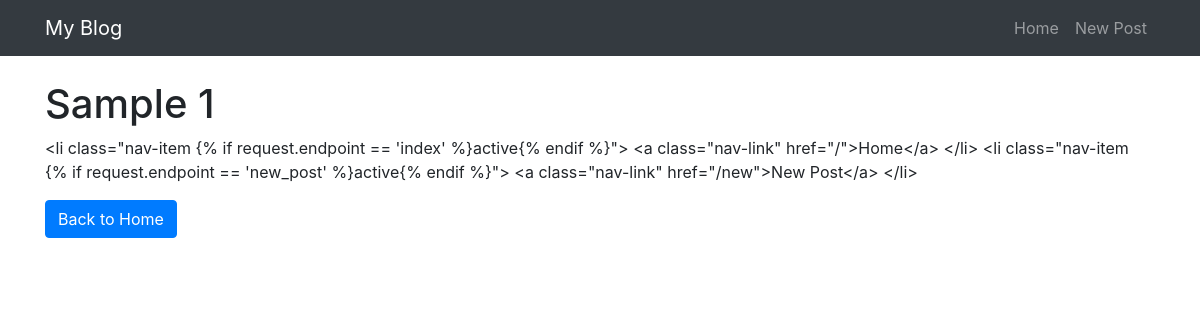
The app's page /post/4 with its own data.
### models.py (models this page shows)
class Post(db.Model):
    id = db.Column(db.Integer, primary_key=True)
    title = db.Column(db.String(100), nullable=False)
    content = db.Column(db.Text, nullable=False)
    date_created = db.Column(db.DateTime, default=db.func.current_timestamp())

### app.py (the view)
@app.route('/post/<int:post_id>')
def post(post_id):
    post = Post.query.get(post_id)
    return render_template('post.html', post=post)

### templates/post.html
{% extends 'base.html' %}
{% block content %}
<h1>{{ post.title }}</h1>
<p>{{ post.content }}</p>
<a href="/" class="btn btn-primary">Back to Home</a>
{% endblock %}

### records on screen
Post: title "Sample 1", content "<li class=\"nav-item {% if request.endpoint == 'index' %}active{% endif %}\"> <a class=\"nav-link\" href=\"/\">Home</a> </li> <li class=\"nav-item {% if request.endpoint == 'new_post' %}active{% endif %}\"> <a class=\"nav-link\" href=\"/new\">New Post</a> </li>"
